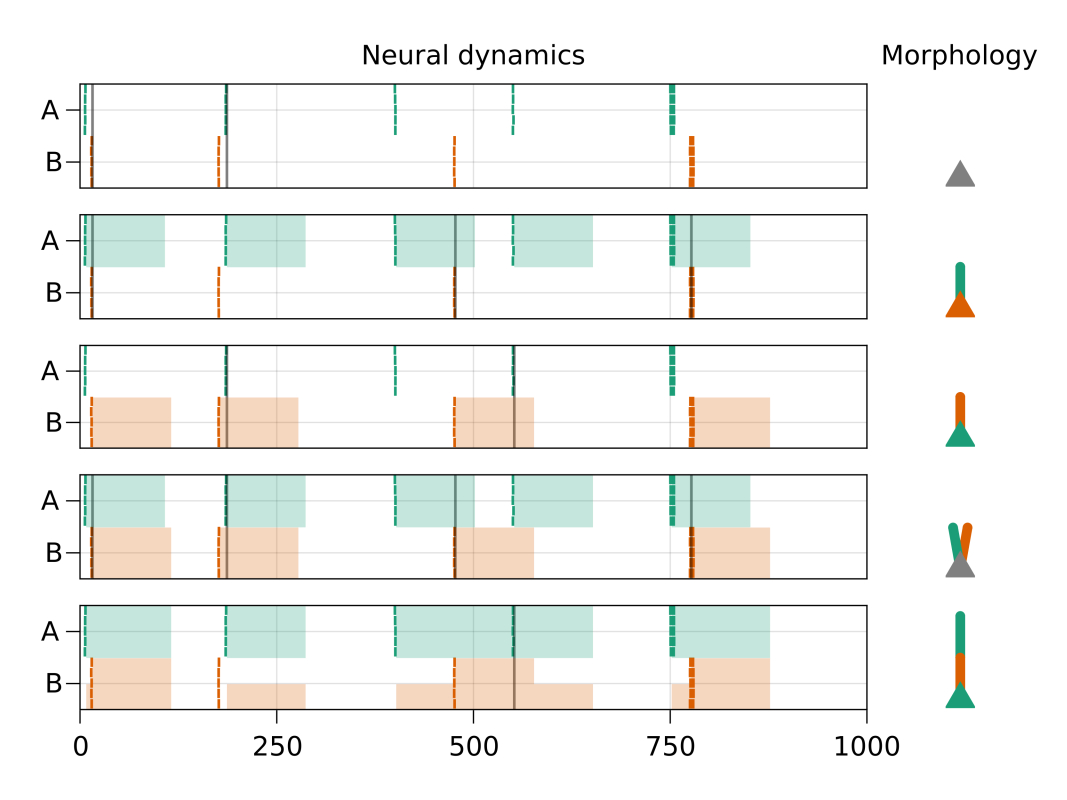

The Julia source for this figure:
using ADSP, CairoMakie
include("utils.jl")

config_soma = """
refractory_duration: 100.01
plateau_duration: 100.0
spike_duration: 10.0
inputs:
  - id: iA1
  - id: iA2
  - id: iA3
  - id: iA4
  - id: iA5
  - id: iB1
  - id: iB2
  - id: iB3
  - id: iB4
  - id: iB5
neurons:
  - id: n
    θ_syn: 10
synapses:
  - {id: synA1, source: iA1, target: n}
  - {id: synA2, source: iA2, target: n}
  - {id: synA3, source: iA3, target: n}
  - {id: synA4, source: iA4, target: n}
  - {id: synA5, source: iA5, target: n}
  - {id: synB1, source: iB1, target: n}
  - {id: synB2, source: iB2, target: n}
  - {id: synB3, source: iB3, target: n}
  - {id: synB4, source: iB4, target: n}
  - {id: synB5, source: iB5, target: n}
"""

config_soma_segment = """
refractory_duration: 100.01
plateau_duration: 100
inputs:
  - id: iA1
  - id: iA2
  - id: iA3
  - id: iA4
  - id: iA5
  - id: iB1
  - id: iB2
  - id: iB3
  - id: iB4
  - id: iB5
neurons:
  - id: n
    θ_syn: 5
    branches:
    - id: seg
      θ_syn: 5
synapses:
  - {id: synA1, source: iA1, target: seg}
  - {id: synA2, source: iA2, target: seg}
  - {id: synA3, source: iA3, target: seg}
  - {id: synA4, source: iA4, target: seg}
  - {id: synA5, source: iA5, target: seg}
  - {id: synB1, source: iB1, target: n}
  - {id: synB2, source: iB2, target: n}
  - {id: synB3, source: iB3, target: n}
  - {id: synB4, source: iB4, target: n}
  - {id: synB5, source: iB5, target: n}
"""

config_soma_segment_r = """
refractory_duration: 100.01
plateau_duration: 100
inputs:
  - id: iA1
  - id: iA2
  - id: iA3
  - id: iA4
  - id: iA5
  - id: iB1
  - id: iB2
  - id: iB3
  - id: iB4
  - id: iB5
neurons:
  - id: n
    θ_syn: 5
    branches:
    - id: seg
      θ_syn: 5
synapses:
  - {id: synA1, source: iA1, target: n}
  - {id: synA2, source: iA2, target: n}
  - {id: synA3, source: iA3, target: n}
  - {id: synA4, source: iA4, target: n}
  - {id: synA5, source: iA5, target: n}
  - {id: synB1, source: iB1, target: seg}
  - {id: synB2, source: iB2, target: seg}
  - {id: synB3, source: iB3, target: seg}
  - {id: synB4, source: iB4, target: seg}
  - {id: synB5, source: iB5, target: seg}
"""

config_soma_parallel_segments = """
refractory_duration: 100.01
plateau_duration: 100
inputs:
  - id: iA1
  - id: iA2
  - id: iA3
  - id: iA4
  - id: iA5
  - id: iB1
  - id: iB2
  - id: iB3
  - id: iB4
  - id: iB5
neurons:
  - id: n
    θ_syn: 0
    θ_seg: 2
    branches:
    - id: seg1
      θ_syn: 5
    - id: seg2
      θ_syn: 5
synapses:
  - {id: synA1, source: iA1, target: seg1}
  - {id: synA2, source: iA2, target: seg1}
  - {id: synA3, source: iA3, target: seg1}
  - {id: synA4, source: iA4, target: seg1}
  - {id: synA5, source: iA5, target: seg1}
  - {id: synB1, source: iB1, target: seg2}
  - {id: synB2, source: iB2, target: seg2}
  - {id: synB3, source: iB3, target: seg2}
  - {id: synB4, source: iB4, target: seg2}
  - {id: synB5, source: iB5, target: seg2}
"""

config_soma_serial_segments = """
refractory_duration: 100.01
plateau_duration: 100
inputs:
  - id: iA1
  - id: iA2
  - id: iA3
  - id: iA4
  - id: iA5
  - id: iB1
  - id: iB2
  - id: iB3
  - id: iB4
  - id: iB5
neurons:
  - id: n
    θ_syn: 5
    branches:
    - id: seg2
      θ_syn: 5
      branches:
      - id: seg1
        θ_syn: 5
synapses:
  - {id: synA1, source: iA1, target: seg1}
  - {id: synA2, source: iA2, target: seg1}
  - {id: synA3, source: iA3, target: seg1}
  - {id: synA4, source: iA4, target: seg1}
  - {id: synA5, source: iA5, target: seg1}
  - {id: synB1, source: iB1, target: seg2}
  - {id: synB2, source: iB2, target: seg2}
  - {id: synB3, source: iB3, target: seg2}
  - {id: synB4, source: iB4, target: seg2}
  - {id: synB5, source: iB5, target: seg2}
  - {id: synA6, source: iA1, target: n}
  - {id: synA7, source: iA2, target: n}
  - {id: synA8, source: iA3, target: n}
  - {id: synA9, source: iA4, target: n}
  - {id: synA10, source: iA5, target: n}
"""

pop_A = [:iA1, :iA2, :iA3, :iA4, :iA5]
pop_B = [:iB1, :iB2, :iB3, :iB4, :iB5]
pop_A_volleys = [6.0,      185.0, 400.0, 550.0,  750.0, 752.0, 754.0,                   ]
pop_B_volleys = [ 14.0, 176.0,        475.0,                         775.0, 777.0, 779.0]
A_spikes = [(t+rand(), id) for t in pop_A_volleys for id in pop_A]
B_spikes = [(t+rand(), id) for t in pop_B_volleys for id in pop_B]
extra_spikes = []
all_spikes = [A_spikes; B_spikes; extra_spikes]

inputs(objects)=[Event(:input_spikes, 0.0, t, objects[id]) for (t,id) in all_spikes]

scenarios = [config_soma, config_soma_segment, config_soma_segment_r, config_soma_parallel_segments, config_soma_serial_segments]


tmax = 1000
old_ax = nothing
fig = Figure(resolution = (800, 600), show_axis=false)
for (i,scenario) in enumerate(scenarios)
    ax = fig[i, 1] = Axis(fig)
    ax_schema = fig[i, 2] = Axis(fig, width=Fixed(100), aspect=DataAspect(), backgroundcolor=:transparent, )
    local (net,objects) = load_network(YAML_source=scenario)
    local logger=simulate!(net, inputs(objects), tmax)

    # plot spikes for population A
    for (i,id) in enumerate(pop_A)
        spike_times = first.(filter(x->(x[2] == id), A_spikes))
        linesegments!(ax, 
            repeat(spike_times,inner=2), 
            -repeat(i .+ [0,0.9], outer=length(spike_times)), 
            linewidth=2,
            color=color_1
        )
    end

    # plot spikes for population B
    for (i,id) in enumerate(pop_B)
        spike_times = first.(filter(x->(x[2] == id), B_spikes))
        linesegments!(ax, 
            repeat(spike_times, inner=2), 
            -repeat(i+5 .+ [0,0.9], outer=length(spike_times)), 
            linewidth=2,
            color=color_2
        )
    end

    spike_times = filter(x->(x.object == :n && x.event == :spikes), logger.data).t
    linesegments!(ax, 
        repeat(spike_times, inner=2), 
        -repeat([0.0,11.0], outer=length(spike_times)), 
        linewidth=2,
        color=:gray50
    )

    
    if i==2
        seg = get_trace(:seg, logger.data)
        steps!(ax, [0;seg.t;tmax], 2.49 .* [0;Int.(seg.state);0] .- 6.05, color=:transparent, fill=color_1_25)
    elseif i==3
        seg = get_trace(:seg, logger.data)
        steps!(ax, [0;seg.t;tmax], 2.49 .* [0;Int.(seg.state);0] .- 11.05, color=:transparent, fill=color_2_25)
    elseif i==4
        seg1 = get_trace(:seg1, logger.data)
        seg2 = get_trace(:seg2, logger.data)
        steps!(ax, [0;seg1.t;tmax], 2.49 .* [0;Int.(seg1.state);0] .- 6.05, color=:transparent, fill=color_1_25)
        steps!(ax, [0;seg2.t;tmax], 2.49 .* [0;Int.(seg2.state);0] .- 11.05, color=:transparent, fill=color_2_25)
    elseif i==4 || i==5
        seg1 = get_trace(:seg1, logger.data)
        seg2 = get_trace(:seg2, logger.data)
        steps!(ax, [0;seg1.t;tmax], 2.49 .* [0;Int.(seg1.state);0] .- 6.05, color=:transparent, fill=color_1_25)
        steps!(ax, [0;seg2.t;tmax], 2.49 .* [0;Int.(seg2.state);0] .- 11.05, color=:transparent, fill=color_2_25)
    end

    if i==1
        plot!(ax_schema, objects[:n], angle_between=20/180*π, branch_width=0.2, branch_length=1.0, color=Dict(:n=>:gray))
    elseif i==2
        plot!(ax_schema, objects[:n], angle_between=20/180*π, branch_width=0.2, branch_length=1.0, color=Dict(:n=>color_2, :seg=>color_1))
    elseif i==3
        plot!(ax_schema, objects[:n], angle_between=20/180*π, branch_width=0.2, branch_length=1.0, color=Dict(:n=>color_1, :seg=>color_2))
    elseif i==4
        plot!(ax_schema, objects[:n], angle_between=20/180*π, branch_width=0.2, branch_length=1.0, color=Dict(:n=>:gray, :seg1=>color_2, :seg2=>color_1))
    elseif i==5
        plot!(ax_schema, objects[:n], angle_between=20/180*π, branch_width=0.2, branch_length=1.0, color=Dict(:n=>color_1, :seg1=>color_1, :seg2=>color_2))
    end

    ax.yticks = [-8.5, -3.5]
    ax.ytickformat = x->["B", "A"]

    limits!(ax_schema, Rect(-0.35,-0.25,0.7,2.5))
    hidedecorations!(ax_schema)
    hidespines!(ax_schema)

    limits!(ax, Rect(0,-11,tmax,10))
    if i<length(scenarios)
        hidexdecorations!(ax, grid=false, minorgrid=false)
    end

    if i==1
        ax.title = "Neural dynamics"
        ax_schema.title = "Morphology"
    end
end
fig

save("morphologies.svg", fig)
